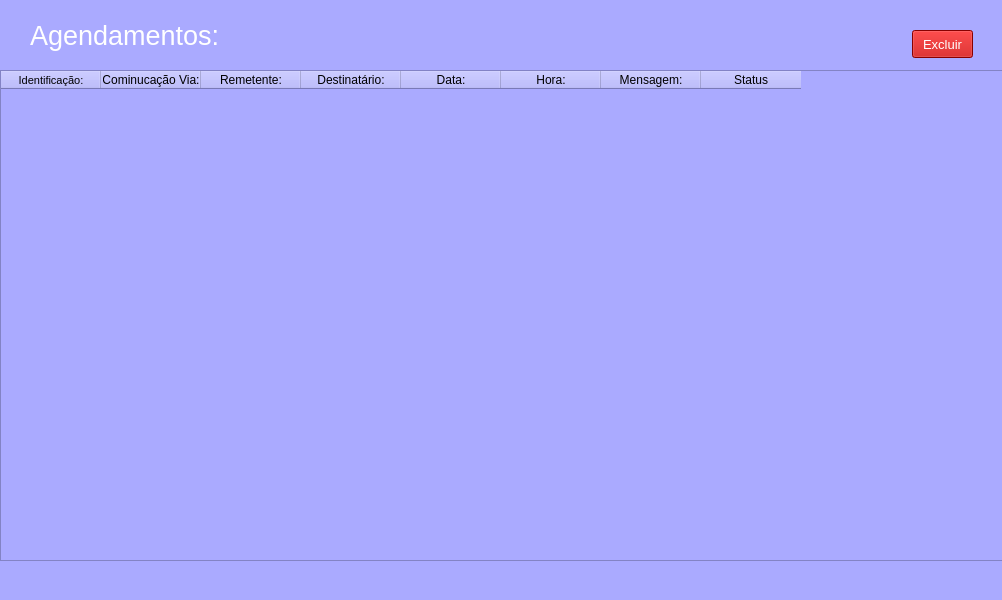
<?xml version="1.0" encoding="UTF-8"?>
<ui version="4.0">
 <class>MainWindow</class>
 <widget class="QMainWindow" name="MainWindow">
  <property name="geometry">
   <rect>
    <x>0</x>
    <y>0</y>
    <width>1002</width>
    <height>600</height>
   </rect>
  </property>
  <property name="font">
   <font>
    <pointsize>10</pointsize>
   </font>
  </property>
  <property name="windowTitle">
   <string>MainWindow</string>
  </property>
  <property name="styleSheet">
   <string notr="true">background-color: rgb(170, 170, 255);
color: rgb(255, 255, 255);</string>
  </property>
  <widget class="QWidget" name="centralwidget">
   <widget class="QLabel" name="label">
    <property name="geometry">
     <rect>
      <x>30</x>
      <y>10</y>
      <width>241</width>
      <height>51</height>
     </rect>
    </property>
    <property name="font">
     <font>
      <pointsize>20</pointsize>
     </font>
    </property>
    <property name="text">
     <string>Agendamentos:</string>
    </property>
   </widget>
   <widget class="QTableWidget" name="tableWidget">
    <property name="geometry">
     <rect>
      <x>0</x>
      <y>70</y>
      <width>1011</width>
      <height>491</height>
     </rect>
    </property>
    <property name="font">
     <font>
      <pointsize>12</pointsize>
     </font>
    </property>
    <property name="styleSheet">
     <string notr="true">color: rgb(0, 0, 0);
background-color: rgb(170, 170, 255);</string>
    </property>
    <column>
     <property name="text">
      <string>Identificação:</string>
     </property>
     <property name="font">
      <font>
       <pointsize>8</pointsize>
       <weight>50</weight>
       <bold>false</bold>
      </font>
     </property>
     <property name="background">
      <color>
       <red>170</red>
       <green>170</green>
       <blue>255</blue>
      </color>
     </property>
     <property name="foreground">
      <brush brushstyle="NoBrush">
       <color alpha="255">
        <red>0</red>
        <green>0</green>
        <blue>0</blue>
       </color>
      </brush>
     </property>
    </column>
    <column>
     <property name="text">
      <string>Cominucação Via:</string>
     </property>
    </column>
    <column>
     <property name="text">
      <string>Remetente:</string>
     </property>
    </column>
    <column>
     <property name="text">
      <string>Destinatário:</string>
     </property>
    </column>
    <column>
     <property name="text">
      <string>Data:</string>
     </property>
    </column>
    <column>
     <property name="text">
      <string>Hora:</string>
     </property>
    </column>
    <column>
     <property name="text">
      <string>Mensagem:</string>
     </property>
    </column>
    <column>
     <property name="text">
      <string>Status</string>
     </property>
    </column>
   </widget>
   <widget class="QPushButton" name="botao_excluir">
    <property name="geometry">
     <rect>
      <x>912</x>
      <y>30</y>
      <width>61</width>
      <height>28</height>
     </rect>
    </property>
    <property name="font">
     <font>
      <pointsize>10</pointsize>
     </font>
    </property>
    <property name="styleSheet">
     <string notr="true">background-color: rgb(190, 0, 0);
color: rgb(255, 255, 255);</string>
    </property>
    <property name="text">
     <string>Excluir</string>
    </property>
   </widget>
  </widget>
  <widget class="QMenuBar" name="menubar">
   <property name="geometry">
    <rect>
     <x>0</x>
     <y>0</y>
     <width>1002</width>
     <height>25</height>
    </rect>
   </property>
  </widget>
  <widget class="QStatusBar" name="statusbar"/>
 </widget>
 <resources/>
 <connections/>
</ui>
